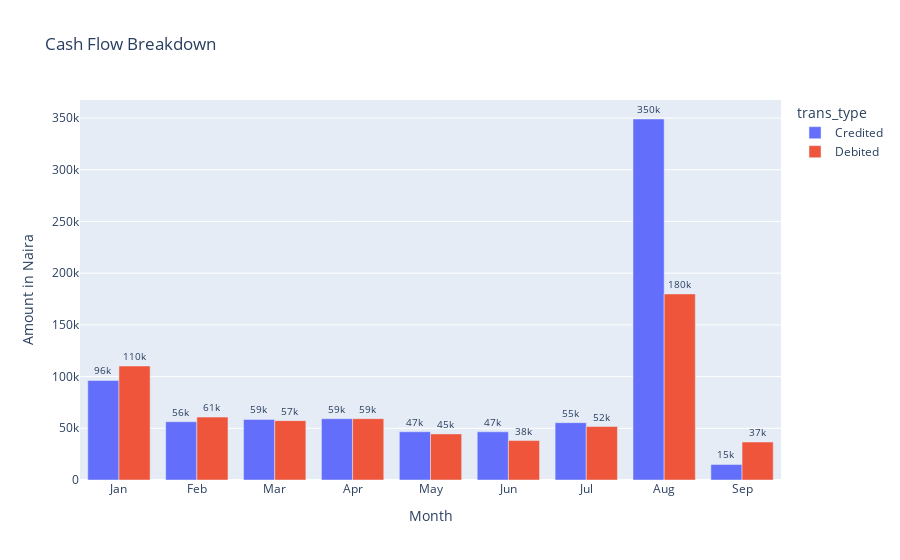

Notebook source saved alongside this figure:
### Code cell
trace = px.bar(yr_2022,
    x='month',
    y='amount',
    color='trans_type',
    barmode='group',
    text_auto='.2s',
    title='Cash Flow Breakdown',
    labels={'month':'Month', 'amount':'Amount in Naira'},
)
trace.update_traces(textposition='outside', cliponaxis=False, textfont_size = 10)

### Figure 1 — Plotly figure (JSON) as saved in the notebook; plotly's stock layout.template omitted (floating-point values rounded to 4 significant figures)
{"data": [{"alignmentgroup": "True", "cliponaxis": false, "hovertemplate": "trans_type=Credited<br>Month=%{x}<br>Amount in Naira=%{y}<extra></extra>", "legendgroup": "Credited", "marker": {"color": "#636efa", "pattern": {"shape": ""}}, "name": "Credited", "offsetgroup": "Credited", "orientation": "v", "showlegend": true, "textfont": {"size": 10}, "textposition": "outside", "texttemplate": "%{y:.2s}", "type": "bar", "x": ["Jan", "Feb", "Mar", "Apr", "May", "Jun", "Jul", "Aug", "Sep"], "xaxis": "x", "y": [96250, 56376, 58600, 59300, 46660.0, 46600, 55450, 349100.0, 15000], "yaxis": "y"}, {"alignmentgroup": "True", "cliponaxis": false, "hovertemplate": "trans_type=Debited<br>Month=%{x}<br>Amount in Naira=%{y}<extra></extra>", "legendgroup": "Debited", "marker": {"color": "#EF553B", "pattern": {"shape": ""}}, "name": "Debited", "offsetgroup": "Debited", "orientation": "v", "showlegend": true, "textfont": {"size": 10}, "textposition": "outside", "texttemplate": "%{y:.2s}", "type": "bar", "x": ["Jan", "Feb", "Mar", "Apr", "May", "Jun", "Jul", "Aug", "Sep"], "xaxis": "x", "y": [110200.0, 60800.0, 57400.0, 59305, 44580.0, 38120.0, 51680.0, 179900.0, 36720.0], "yaxis": "y"}], "layout": {"barmode": "group", "legend": {"title": {"text": "trans_type"}, "tracegroupgap": 0}, "title": {"text": "Cash Flow Breakdown"}, "xaxis": {"anchor": "y", "domain": [0, 1], "title": {"text": "Month"}}, "yaxis": {"anchor": "x", "domain": [0, 1], "title": {"text": "Amount in Naira"}}}}
